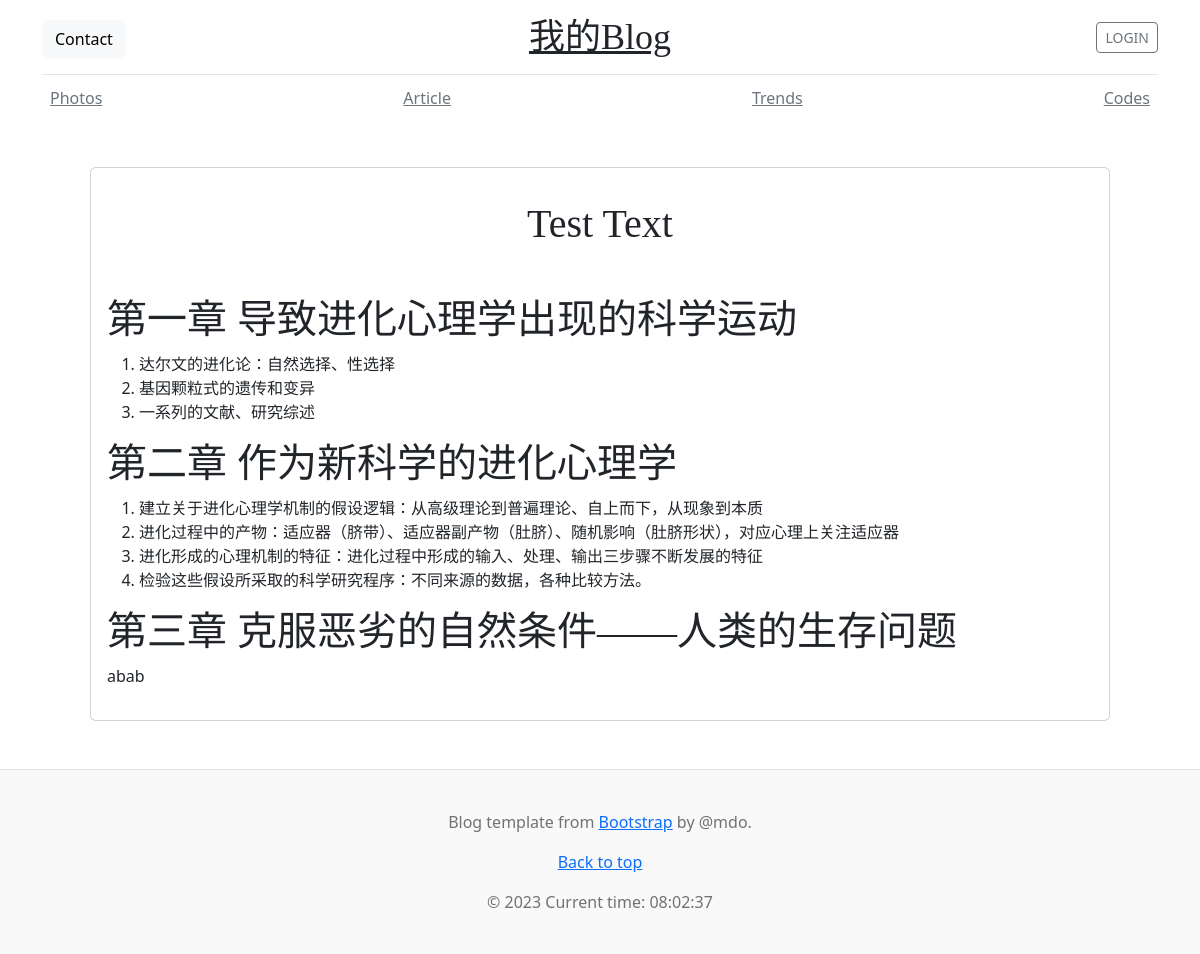
/articles_show/articles/1, run on the app's committed database.
### model/tables.py (models this page shows, shortened)
class Article(Base):
    __tablename__ = "article"
    id: Mapped[int] = mapped_column(primary_key=True, autoincrement=True)
    article_head: Mapped[str] = mapped_column(String())
    article_abstract: Mapped[Text] = mapped_column(Text)
    article_body: Mapped[Text] = mapped_column(Text)
    article_time: Mapped[DateTime] = mapped_column(DateTime(), default=datetime.datetime.now())

### article/articles_show.py (the view)
@bp.route('/articles/<int:article_id>')
def show_articles(article_id):
    article = db_session.query(Article.article_head, Article.article_body).filter(Article.id == article_id).first()
    return render_template('./article/articles.html', article=article)

### auth/auth.py (called while the page is built)
@bp.before_app_request
def load_logged_in_user():
    user_id = session.get('user_id')
    if user_id is None:
        g.user = None
    else:
        sss = db_session.query(Admin).filter(Admin.name == user_id).first()
        g.user = sss

### templates/article/articles.html (shortened to what this page needs)
{% extends './index/parent_template.html' %}
{% block content %}
<div class="card m-5">
  <div class="card-body">
    <p class="card-text"><h1 class="text-center">{{ article.article_head }}</h1></p>
    <p class="card-text m-5">{{ article.article_body | safe}}</p>
  </div>
</div>
{% endblock %}

### templates/index/parent_template.html (shortened to what this page needs)
<!doctype html>
<html lang="en">
<head>
<link href="../../static/css/bootstrap.min.css" rel="stylesheet">
  </head>
<body>
<div class="container">
  <header class="blog-header lh-1 py-3">
    <div class="row flex-nowrap justify-content-between align-items-center">
      <div class="col-4 pt-1">
          <button type="button" id="myBtn" class="btn btn-light">Contact</button>
          </div>
      <div class="col-4 text-center">
        <a class="blog-header-logo text-dark" href="{{ url_for('index_page.index_page') }}">我的Blog</a>
      </div>
      <div class="col-4 d-flex justify-content-end align-items-center">
            {% if g.user %}
            <a class="btn btn-sm btn-outline-secondary" href="{{ url_for('auth.logout') }}">LOGOUT</a>
            {% else %}
            <a class="btn btn-sm btn-outline-secondary" href="{{ url_for('auth.login') }}">LOGIN</a>
            {% endif %}
      </div>
    </div>
  </header>
  <div class="nav-scroller py-1 mb-2">
    <nav class="nav d-flex justify-content-between">
    {% if g.user %}
        <a class="p-2 link-secondary" href="{{ url_for('auth_manage.manage_photo') }}">Photos</a>
        <a class="p-2 link-secondary" href="{{ url_for('auth_manage.manage_article') }}">Article</a>
    {% else %}
      <a class="p-2 link-secondary" href="{{ url_for('photos_show.show_photos') }}">Photos</a>
      <a class="p-2 link-secondary" href="{{ url_for('articles_show.show_abstract') }}">Article</a>
    {% endif %}
      <a class="p-2 link-secondary" href="{{ url_for('index_page.trends') }}">Trends</a>
      <a class="p-2 link-secondary" href="{{ url_for('index_page.codes') }}">Codes</a>
    </nav>
  </div>
</div>
<main class="container">
    {% block content %}{% endblock %}
</main>
<footer class="blog-footer">
  <p>Blog template from <a href="https://getbootstrap.com/">Bootstrap</a> by @mdo.</p>
  <p>
    <a href="#top">Back to top</a>
  </p>
  <div class="container">
    &copy; 2023 Current time: <span id="current-time"></span>
  </div>
</footer>
</body>
</html>

### templates/index/parent_template.html (style rules this page uses)
.nav-scroller { position: relative; z-index: 2; height: 2.75rem; overflow-y: hidden; }
.nav-scroller .nav { display: flex; flex-wrap: nowrap; padding-bottom: 1rem; margin-top: -1px; overflow-x: auto; text-align: center; white-space: nowrap; -webkit-overflow-scrolling: touch; }
.blog-header { border-bottom: 1px solid #e5e5e5; }
.blog-header-logo { font-family: "Playfair Display", Georgia, "Times New Roman", serif; font-size: 2.25rem; }
h1, h2, h3, h4, h5, h6 { font-family: "Playfair Display", Georgia, "Times New Roman", serif; }
.blog-footer { padding: 2.5rem 0; color: #727272; text-align: center; background-color: #f9f9f9; border-top: .05rem solid #e5e5e5; }

### data on the page
Article: article_head "Test Text", article_body "第一章 导致进化心理学出现的科学运动 达尔文的进化论：自然选择、性选择 基因颗粒式的遗传和变异 一系列的文献、研究综述 第二章 作为新科学的进化心理学 建立关于进化心理学机制的假设逻辑：从高级理论到普遍理论、自上而下，从现象到本质 进化过程中的产物：适应器（脐带）、适应器副产物（肚脐）、随机影响（肚脐形状），对应心理上关注适应器 进化形成的心理机制的特征：进化过程中形成的输入、处理、输出三步骤不断发展的特征 检验这些假设所采取的科学研究程序：不同来源的数据，各种比较方法。 第三章 克服恶劣的自然条件——人类的生存问题 abab"
